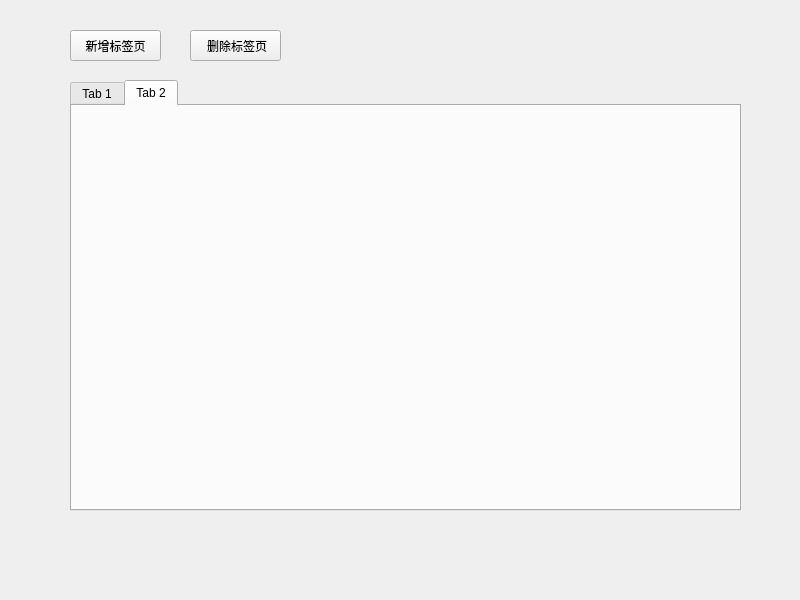
<?xml version="1.0" encoding="UTF-8"?>
<ui version="4.0">
 <class>Widget</class>
 <widget class="QWidget" name="Widget">
  <property name="geometry">
   <rect>
    <x>0</x>
    <y>0</y>
    <width>800</width>
    <height>600</height>
   </rect>
  </property>
  <property name="windowTitle">
   <string>Widget</string>
  </property>
  <widget class="QTabWidget" name="tabWidget">
   <property name="geometry">
    <rect>
     <x>70</x>
     <y>80</y>
     <width>671</width>
     <height>431</height>
    </rect>
   </property>
   <property name="currentIndex">
    <number>1</number>
   </property>
   <widget class="QWidget" name="tab">
    <attribute name="title">
     <string>Tab 1</string>
    </attribute>
   </widget>
   <widget class="QWidget" name="tab_2">
    <attribute name="title">
     <string>Tab 2</string>
    </attribute>
   </widget>
  </widget>
  <widget class="QPushButton" name="pushButton">
   <property name="geometry">
    <rect>
     <x>70</x>
     <y>30</y>
     <width>91</width>
     <height>31</height>
    </rect>
   </property>
   <property name="text">
    <string>新增标签页</string>
   </property>
  </widget>
  <widget class="QPushButton" name="pushButton_2">
   <property name="geometry">
    <rect>
     <x>190</x>
     <y>30</y>
     <width>91</width>
     <height>31</height>
    </rect>
   </property>
   <property name="text">
    <string> 删除标签页</string>
   </property>
  </widget>
 </widget>
 <resources/>
 <connections/>
</ui>
